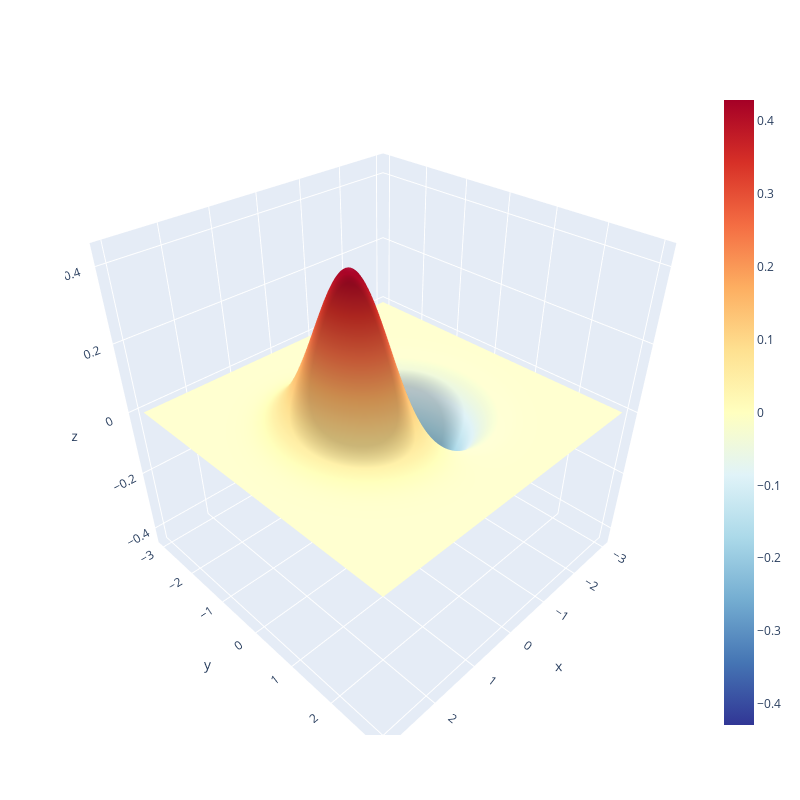

Write notebook code for a chart like this one.
### Markdown cell above
#### 3.2.2 二元函数

### Code cell
import plotly.graph_objects as go
fig = go.Figure(data=[go.Surface(z=ff, x=x1_array, y=x2_array, colorscale='RdYlBu_r')])
fig.update_layout(autosize=False,
                  width=800, height=800,
                  margin=dict(l=65, r=50, b=65, t=90))
fig.show()

# 以下是ChatGPT对代码的解释：
# 这几句代码是在使用 Python 编程语言中的 Plotly 库来创建并展示一个三维表面图。
# 具体来说，代码的意思如下：
# 第一行代码中，我们导入了 Plotly 库中的图形对象模块，并将其重命名为“go”，以方便在代码中引用。
# 第二行代码中，我们创建了一个 Figure 对象，它将包含我们要绘制的三维表面图。
# 在这个 Figure 对象中，我们传递了一个 data 参数，其中包含我们要绘制的表面图数据。
# 具体来说，我们使用了 Surface 对象来表示这个表面图，传递了三个参数：
# z 代表 z 轴的数值数据，x 代表 x 轴的数值数据，y 代表 y 轴的数值数据，colorscale 代表颜色映射的方案。
# 第三行代码中，我们使用 update_layout() 方法来设置图形的布局。
# 具体来说，我们设置了图形的尺寸为 800*800，同时指定了图形的边距和位置等信息。
# 第四行代码中，我们使用 show() 方法来显示绘制好的图形。
# 需要注意的是，代码中的变量 ff、x1_array、x2_array 都是在代码之前定义好的，并包含了我们要绘制的表面图的数据信息。

### Figure 1 — Plotly figure (JSON) as saved in the notebook; plotly's stock layout.template omitted (floating-point values rounded to 4 significant figures; data arrays with more than 128 entries replaced by an {"elided": "..."} marker saying what was removed)
{"data": [{"colorscale": [[0, "rgb(49,54,149)"], [0.1, "rgb(69,117,180)"], [0.2, "rgb(116,173,209)"], [0.3, "rgb(171,217,233)"], [0.4, "rgb(224,243,248)"], [0.5, "rgb(255,255,191)"], [0.6, "rgb(254,224,144)"], [0.7, "rgb(253,174,97)"], [0.8, "rgb(244,109,67)"], [0.9, "rgb(215,48,39)"], [1, "rgb(165,0,38)"]], "type": "surface", "x": {"elided": "301 float values"}, "y": {"elided": "301 float values"}, "z": {"elided": "301x301 float values"}}], "layout": {"autosize": false, "height": 800, "margin": {"b": 65, "l": 65, "r": 50, "t": 90}, "width": 800}}
